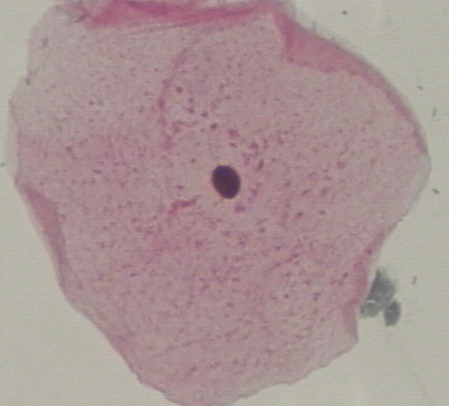
#> input picture images/papsmear-data/normal_superficiel/157181671-157181686-001.BMP, 449 x 406 px; its folder holds only this picture in this run
$ jupyter execute --allow-errors biomedia_classification_01_generate_features.ipynb   (shell and % lines are left out)   (older library calls are emulated)
#> lines starting #> are read from the running program, lines starting #| are printed output that depends on the picture
#> further down, image is the input picture: shape (406, 449, 3); mean R, G, B 170, 149.1, 149.1
<div class="alert alert-block alert-info">
Visit the <a href="https://github.com/engs1258/biomedical-image-analysis-notebooks/wiki">wiki</a> pages to find some additional documentation and instructions on how view an interactive verson of these notebooks using binder.</div>

---

## Process the PAP-SMEAR image data

We now apply the feature extraction to the entire dataset and save the results in a CSV file. This file is then used by other scripts in this directory.

[cell 1]
import math
import numpy as np
import matplotlib.pyplot as plt

import skimage
from skimage import io, measure, exposure
from skimage.color import rgba2rgb, rgb2gray
from skimage.feature import greycomatrix, greycoprops


import os
import csv

[cell 2]
print(skimage.__version__)

## Function to extract features from an image

Papsmear data taken from [PAP-SMEAR Databses](http://mde-lab.aegean.gr/downloads) Part II

[cell 3]
def extract_features(image_input):
    gray =  rgb2gray(image_input)
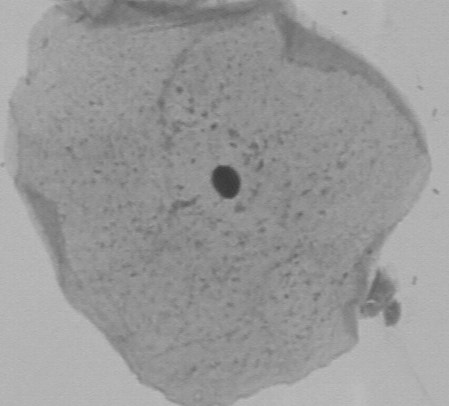
#> gray: shape (406, 449) float64; min 0.221, max 0.752, mean 0.602
    [counts, bins] = exposure.histogram(gray,nbins=16,source_range='dtype',normalize=True)
#> counts = [0, 0, 0, 0, 0, 0, 0, 0, 0, 0.00118, 0.00256, 0.0416, 0.643, 0.312, 1.1e-05, 0]; bins = [-0.938, -0.812, -0.688, -0.562, -0.438, -0.312, -0.188, -0.0625, 0.0625, 0.188, 0.312, 0.438, 0.562, 0.688, 0.812, 0.938]
    v1 = counts.flatten()
#> v1 has the same summary as counts

    gray_uint = (255*gray).astype(np.uint8)
    glcm = greycomatrix(gray_uint, distances=[5], angles=[0], levels=256,
                        symmetric=True, normed=True)


    v2 = np.zeros(6)
    v2[0] = greycoprops(glcm, 'contrast')[0, 0]
    v2[1] = greycoprops(glcm, 'dissimilarity')[0, 0]
    v2[2] = greycoprops(glcm, 'homogeneity')[0, 0]
    v2[3] = greycoprops(glcm, 'ASM')[0, 0]
    v2[4] = greycoprops(glcm, 'energy')[0, 0]
    v2[5] = greycoprops(glcm, 'correlation')[0, 0]

    v = np.concatenate([v1,v2])
#> v = 22 values, max 67.4 at index 16, min 0 at index 0, mean 3.41

    return v

## Main function for processing class: normal superficiel

[cell 4]
directory = "../images/papsmear-data/normal_superficiel/"

features = []

for filename in os.listdir(directory):
    if filename.endswith(".BMP"):
        image = io.imread(directory + filename)
        v = extract_features(image)
        v_list = [filename, 0] + v.tolist()
#> v_list = ['157181671-157181686-001.BMP', 0, 0, 0, 0, 0, 0, 0, 0, 0, 0, 0.00118, 0.00256, 0.0416, 0.643, 0.312, 1.1e-05, 0, 67.4, 5.45, 0.219, 0.00197, 0.0444, 0.899]
        features.append(v_list)


$ run again, on images/papsmear-data/normal_superficiel/157184112-157184128-001.BMP
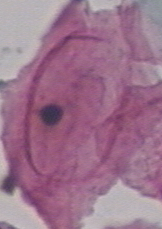
#> input picture images/papsmear-data/normal_superficiel/157184112-157184128-001.BMP, 162 x 229 px
#> image is the input picture: shape (229, 162, 3); mean R, G, B 156.9, 115.7, 140.6
#> in extract_features, `gray =  rgb2gray(image_input)`:
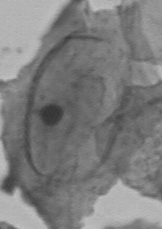
#> gray: shape (229, 162) float64; min 0.198, max 0.77, mean 0.495
#> counts = [0, 0, 0, 0, 0, 0, 0, 0, 0, 0.00663, 0.1, 0.526, 0.175, 0.192, 0.000297, 0]; bins = [-0.938, -0.812, -0.688, -0.562, -0.438, -0.312, -0.188, -0.0625, 0.0625, 0.188, 0.312, 0.438, 0.562, 0.688, 0.812, 0.938]
#> v1 has the same summary as counts
#> in extract_features, `v = np.concatenate([v1,v2])`: v = 22 values, max 226.6 at index 16, min 0 at index 0, mean 10.85
#> v_list = ['157184112-157184128-001.BMP', 0, 0, 0, 0, 0, 0, 0, 0, 0, 0, 0.00663, 0.1, 0.526, 0.175, 0.192, 0.000297, 0, 226.6, 10.09, 0.135, 0.0006, 0.0245, 0.874]

$ run again, on images/papsmear-data/normal_superficiel/157223659-157223667-001.BMP
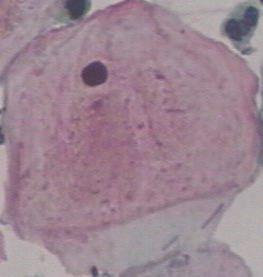
#> input picture images/papsmear-data/normal_superficiel/157223659-157223667-001.BMP, 263 x 277 px
#> image is the input picture: shape (277, 263, 3); mean R, G, B 156.9, 134, 146.3
#> in extract_features, `gray =  rgb2gray(image_input)`:
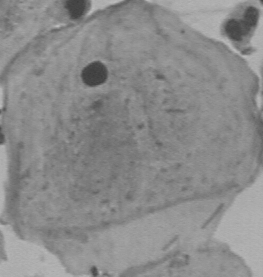
#> gray: shape (277, 263) float64; min 0.237, max 0.744, mean 0.548
#> counts = [0, 0, 0, 0, 0, 0, 0, 0, 0, 0.000124, 0.0203, 0.162, 0.703, 0.115, 0, 0]; bins = [-0.938, -0.812, -0.688, -0.562, -0.438, -0.312, -0.188, -0.0625, 0.0625, 0.188, 0.312, 0.438, 0.562, 0.688, 0.812, 0.938]
#> v1 has the same summary as counts
#> in extract_features, `v = np.concatenate([v1,v2])`: v = 22 values, max 142.3 at index 16, min 0 at index 0, mean 6.91
#> v_list = ['157223659-157223667-001.BMP', 0, 0, 0, 0, 0, 0, 0, 0, 0, 0, 0.000124, 0.0203, 0.162, 0.703, 0.115, 0, 0, 142.3, 7.84, 0.162, 0.000883, 0.0297, 0.764]

$ run again, on images/papsmear-data/normal_superficiel/157223659-157223667-002.BMP
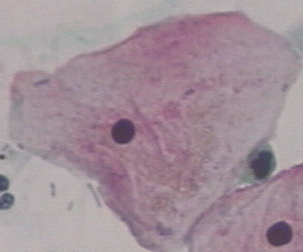
#> input picture images/papsmear-data/normal_superficiel/157223659-157223667-002.BMP, 303 x 252 px
#> image is the input picture: shape (252, 303, 3); mean R, G, B 161.9, 143.4, 152.9
#> in extract_features, `gray =  rgb2gray(image_input)`:
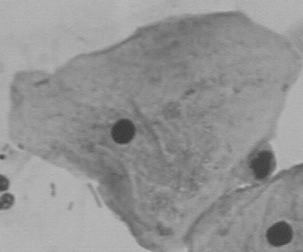
#> gray: shape (252, 303) float64; min 0.226, max 0.744, mean 0.58
#> counts = [0, 0, 0, 0, 0, 0, 0, 0, 0, 0.00156, 0.0189, 0.123, 0.541, 0.316, 0, 0]; bins = [-0.938, -0.812, -0.688, -0.562, -0.438, -0.312, -0.188, -0.0625, 0.0625, 0.188, 0.312, 0.438, 0.562, 0.688, 0.812, 0.938]
#> v1 has the same summary as counts
#> in extract_features, `v = np.concatenate([v1,v2])`: v = 22 values, max 117.2 at index 16, min 0 at index 0, mean 5.73
#> v_list = ['157223659-157223667-002.BMP', 0, 0, 0, 0, 0, 0, 0, 0, 0, 0, 0.00156, 0.0189, 0.123, 0.541, 0.316, 0, 0, 117.2, 6.73, 0.198, 0.00108, 0.0329, 0.878]

$ run again, on images/papsmear-data/normal_superficiel/157183193-157183241-001.BMP
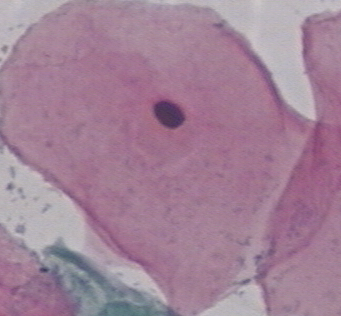
#> input picture images/papsmear-data/normal_superficiel/157183193-157183241-001.BMP, 341 x 316 px
#> image is the input picture: shape (316, 341, 3); mean R, G, B 161.9, 130.1, 151.4
#> in extract_features, `gray =  rgb2gray(image_input)`:
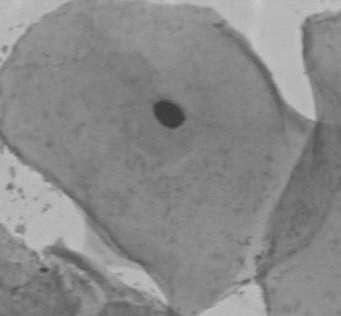
#> gray: shape (316, 341) float64; min 0.221, max 0.785, mean 0.543
#> counts = [0, 0, 0, 0, 0, 0, 0, 0, 0, 0.00176, 0.00635, 0.256, 0.582, 0.151, 0.0025, 0]; bins = [-0.938, -0.812, -0.688, -0.562, -0.438, -0.312, -0.188, -0.0625, 0.0625, 0.188, 0.312, 0.438, 0.562, 0.688, 0.812, 0.938]
#> v1 has the same summary as counts
#> in extract_features, `v = np.concatenate([v1,v2])`: v = 22 values, max 119.7 at index 16, min 0 at index 0, mean 5.84
#> v_list = ['157183193-157183241-001.BMP', 0, 0, 0, 0, 0, 0, 0, 0, 0, 0, 0.00176, 0.00635, 0.256, 0.582, 0.151, 0.0025, 0, 119.7, 6.67, 0.198, 0.0012, 0.0347, 0.864]
